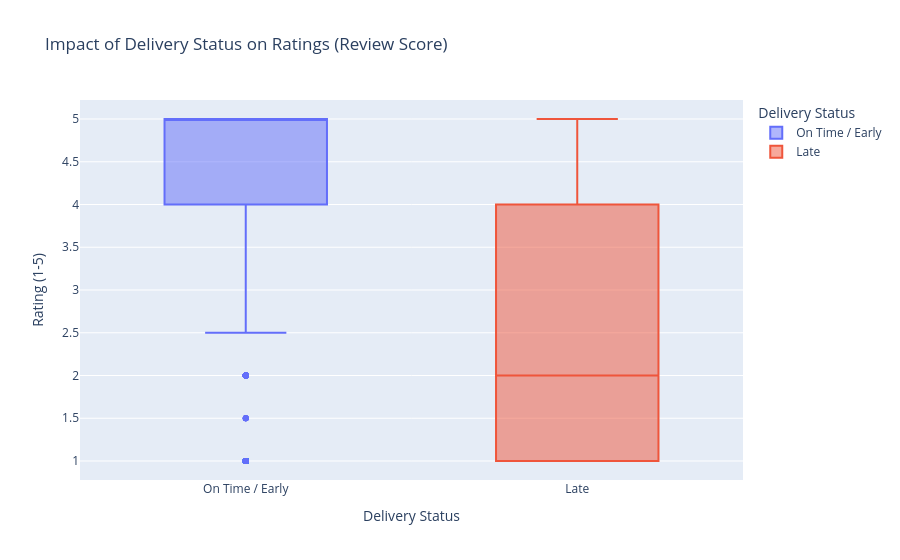

Here is the notebook cell this chart was saved with:
### Code cell
# Group the average rating by delay status
df['delay_status'] = df['is_delayed'].map({True: 'Late', False: 'On Time / Early'})

fig = px.box(
    df, 
    x='delay_status', 
    y='review_score', 
    color='delay_status',
    title='Impact of Delivery Status on Ratings (Review Score)',
    labels={'review_score': 'Rating (1-5)', 'delay_status': 'Delivery Status'},
    color_discrete_map={'Late': '#EF553B', 'On Time / Early': '#636EFA'}
)

fig.show()

### Figure 1 — Plotly figure (JSON) as saved in the notebook; plotly's stock layout.template omitted (floating-point values rounded to 4 significant figures; data arrays with more than 128 entries replaced by an {"elided": "..."} marker saying what was removed)
{"data": [{"alignmentgroup": "True", "hovertemplate": "Delivery Status=%{x}<br>Rating (1-5)=%{y}<extra></extra>", "legendgroup": "On Time / Early", "marker": {"color": "#636EFA"}, "name": "On Time / Early", "notched": false, "offsetgroup": "On Time / Early", "orientation": "v", "showlegend": true, "type": "box", "x": {"elided": "88652 str values"}, "x0": " ", "xaxis": "x", "y": {"elided": "88652 float values"}, "y0": " ", "yaxis": "y"}, {"alignmentgroup": "True", "hovertemplate": "Delivery Status=%{x}<br>Rating (1-5)=%{y}<extra></extra>", "legendgroup": "Late", "marker": {"color": "#EF553B"}, "name": "Late", "notched": false, "offsetgroup": "Late", "orientation": "v", "showlegend": true, "type": "box", "x": {"elided": "7826 str values"}, "x0": " ", "xaxis": "x", "y": {"elided": "7826 float values"}, "y0": " ", "yaxis": "y"}], "layout": {"boxmode": "overlay", "legend": {"title": {"text": "Delivery Status"}, "tracegroupgap": 0}, "title": {"text": "Impact of Delivery Status on Ratings (Review Score)"}, "xaxis": {"anchor": "y", "categoryarray": ["On Time / Early", "Late"], "categoryorder": "array", "domain": [0, 1], "title": {"text": "Delivery Status"}}, "yaxis": {"anchor": "x", "domain": [0, 1], "title": {"text": "Rating (1-5)"}}}}
